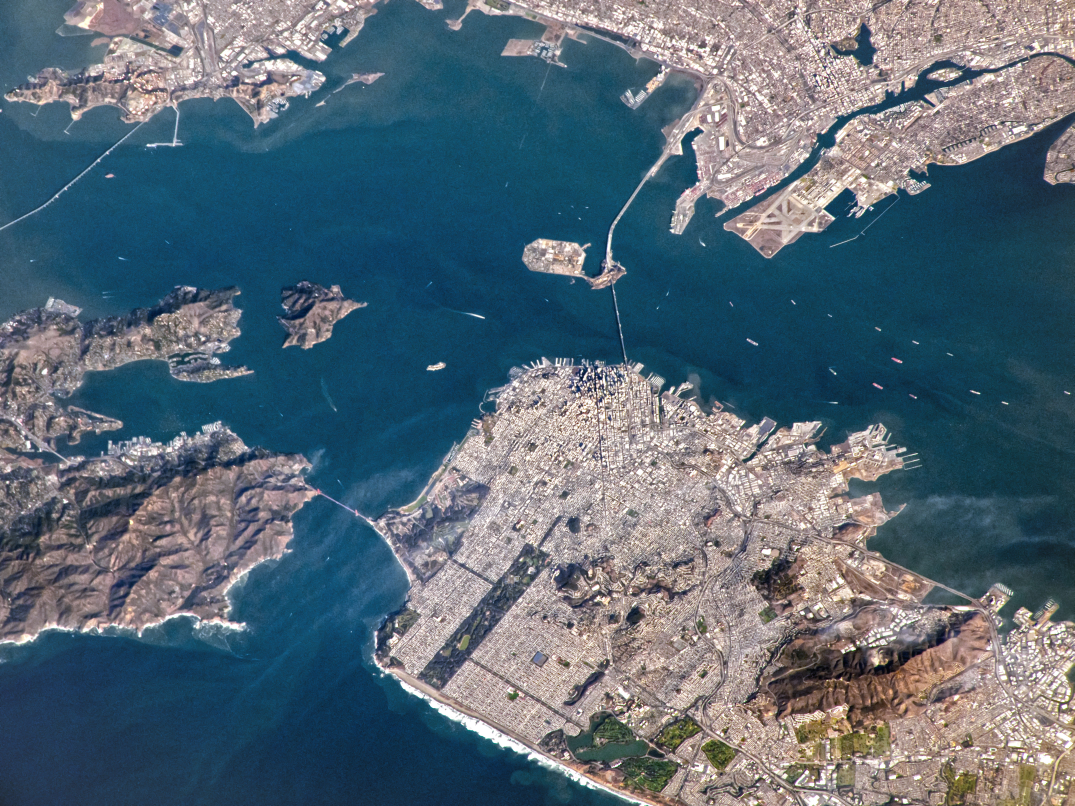
#> input picture images/san_francisco_bay.jpg, 4299 x 3224 px (shown at 1/4 size)
$ jupyter execute 1_Image_Manipulation__solution.ipynb   (shell and % lines are left out)
#> lines starting #> are read from the running program, lines starting #| are printed output that depends on the picture
# Exercise: Image Manipulation in OpenCV

In this notebook, we practice some basic image manipulation techniques in OpenCV. These are the foundation of later computer vision applications. Your tasks are the following:

- Examine the image shape
- Split the three color channels
- Flip the image horizontally and vertically
- Draw on the image
- Resize the image

[cell 1]
# imports
import cv2
import numpy as np
import matplotlib.pyplot as plt

## 1. Data Acquision

[cell 2]
# load image
input_img = cv2.imread ('../../images/san_francisco_bay.jpg')
#> input_img is the input picture: shape (3224, 4299, 3); mean B, G, R 118.2, 105.4, 88.1

# convert image to RGB and grayscale (matplotlib uses RGB, OpenCV uses BGR)
img_RGB = cv2.cvtColor(input_img, cv2.COLOR_BGR2RGB)
img_gray = cv2.cvtColor(input_img, cv2.COLOR_BGR2GRAY)

[cell 3]
# display image
plt.imshow(img_RGB)
plt.title(' San Francisco Bay')
plt.show()

## 2. Image Manipulation and Preprocessing

**TODO**: Find out the size of the image using the `shape` attribute of the image array and print it. Note that images in OpenCV are basically numpy arrays. How do you interpret the output?

[cell 4]
# find out image properties
print(img_RGB.size)
#| 41579928
print(img_RGB.shape)
#| (3224, 4299, 3)
print(img_RGB.dtype)
#| uint8

**YOUR ANSWER**:

**TODO**: Split the image in the three color channels and plot them separately in matplotlib. You can use OpenCV's split function - check the documentation if needed. Can you see from the images which color channel is which?

[cell 5]
# split the three color channels
r,g,b=cv2.split(img_RGB)
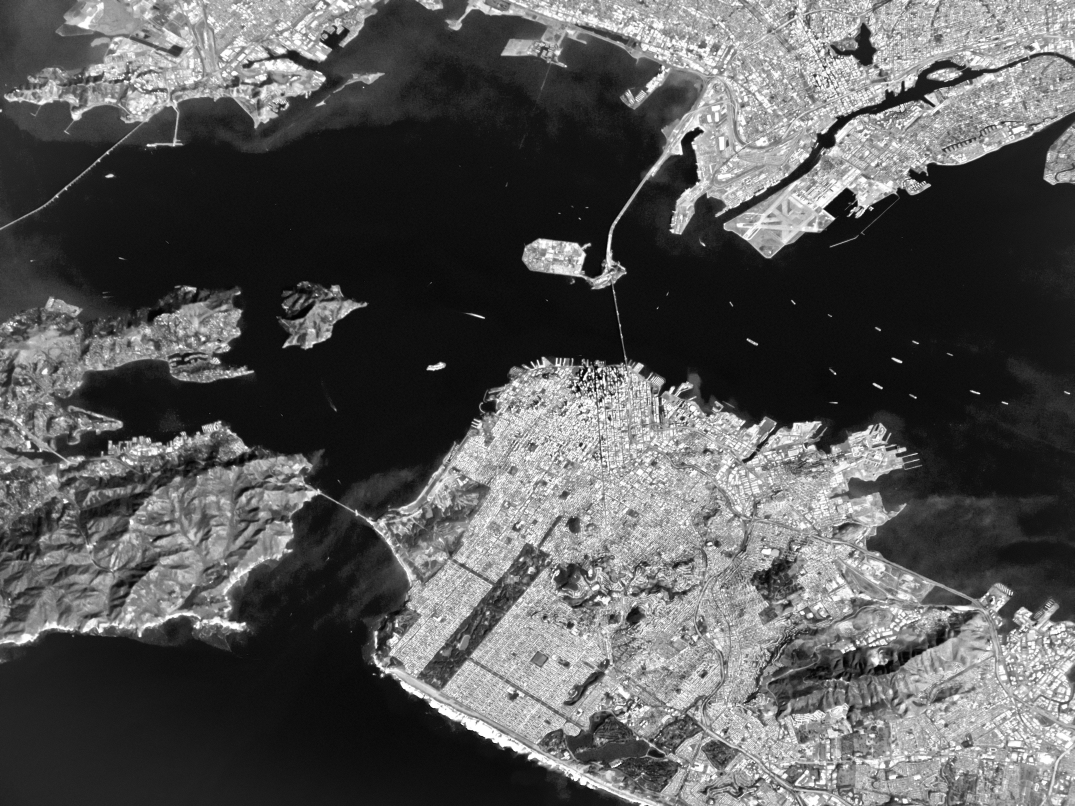
#> r: shape (3224, 4299) (shown at 1/4 size); min 0, max 255, mean 88.1
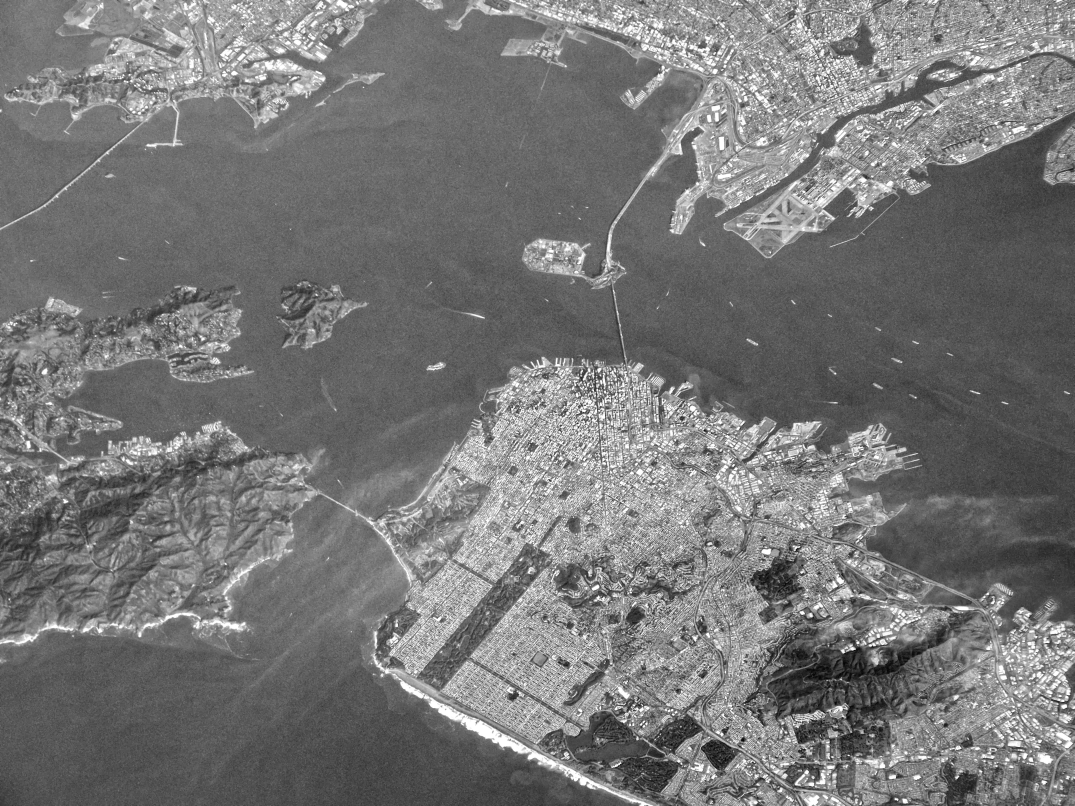
#> b: shape (3224, 4299) (shown at 1/4 size); min 0, max 255, mean 118.2

# plot original image, then the three channels for comparison
plt.imshow(img_RGB)
plt.title('original image')
fig, (ax1, ax2, ax3) = plt.subplots(1,3, figsize=(10, 30))
ax1.imshow(r,cmap = 'gray')
ax1.title.set_text('red')
ax2.imshow(g,cmap = 'gray')
ax2.title.set_text('green')
ax3.imshow(b,cmap = 'gray')
ax3.title.set_text('blue')

[cell 6]
# we can make a cutout to work with a smaller part of the image (slicing)
cutout_RGB = img_RGB[0:600, 0:1600]
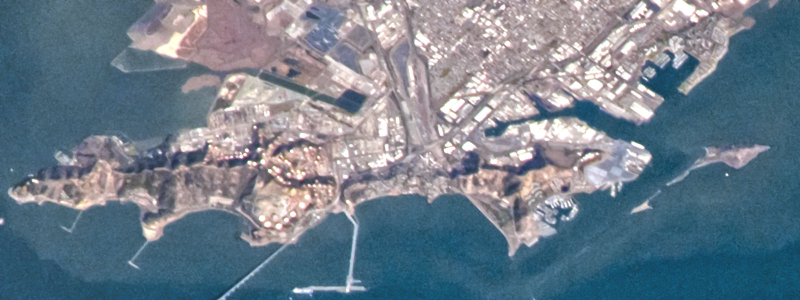
#> cutout_RGB: shape (600, 1600, 3) (shown at 1/2 size); mean R, G, B 111.4, 126.2, 139.4
# cutout_RGB = img_RGB[0:img_RGB.shape[0], 0:img_RGB.shape[1]]
cutout_gray = cv2.cvtColor(cutout_RGB, cv2.COLOR_RGB2GRAY)
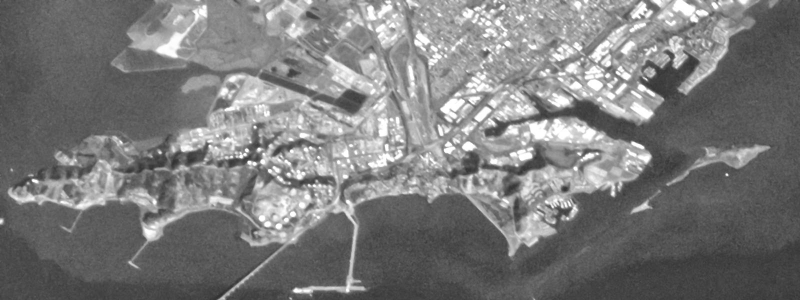
#> cutout_gray: shape (600, 1600) (shown at 1/2 size); min 45, max 255, mean 123.3
plt.imshow(cutout_gray, cmap='gray')
plt.show()

**TODO**: Flip the image horizontally and vertically and plot the results! Check out OpenCV's flip function for this task.

[cell 7]
# flip the image horizontally and vertically
flipped_0=cv2.flip(img_RGB,0) # vertical flip
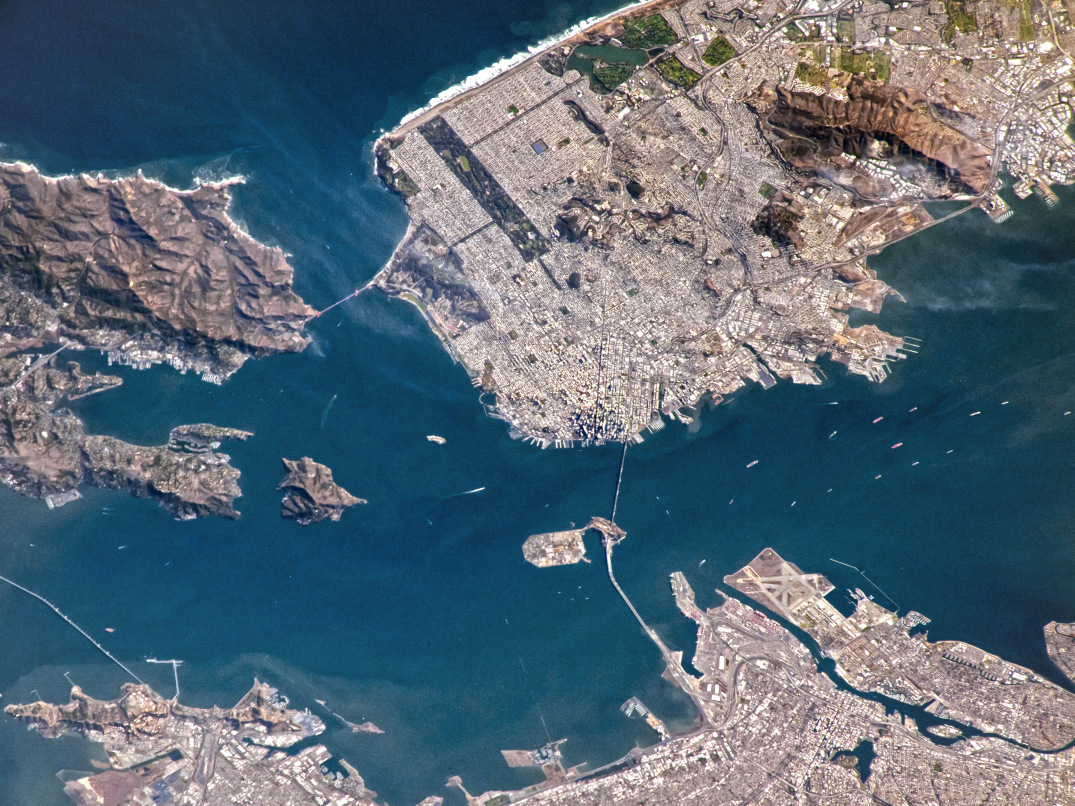
#> flipped_0: shape (3224, 4299, 3) (shown at 1/4 size); mean R, G, B 88.1, 105.4, 118.2
flipped_1=cv2.flip(img_RGB,1) # horizontal flip
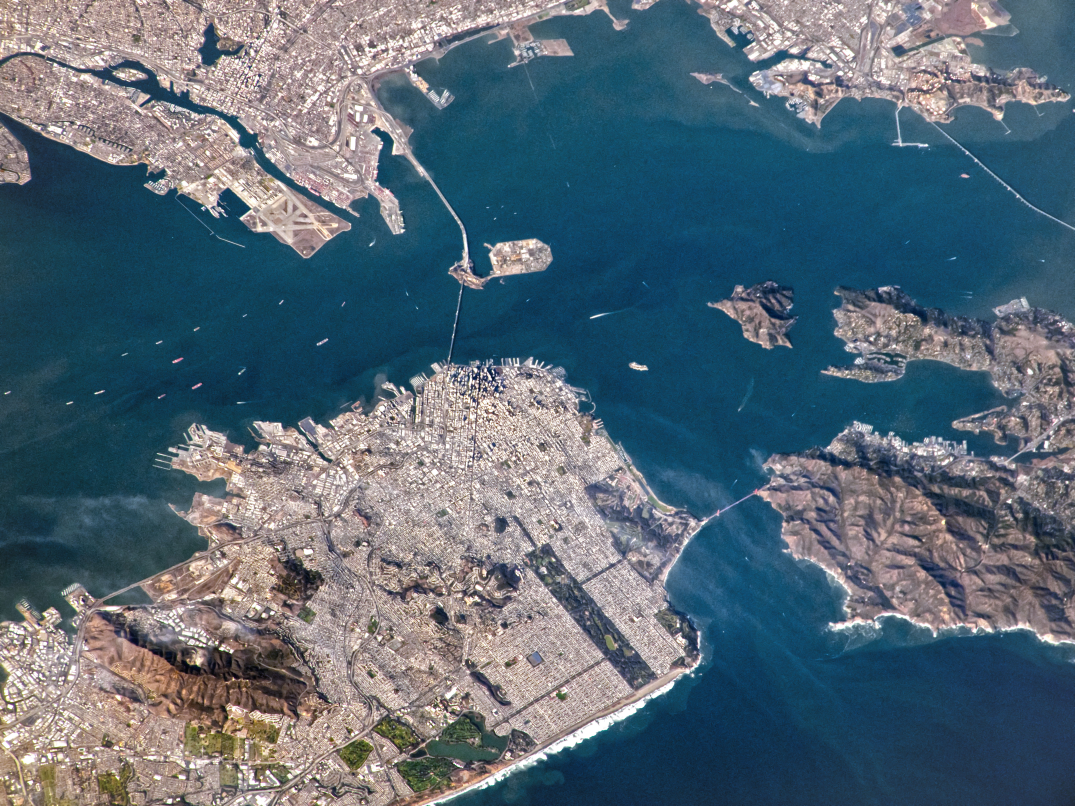
#> flipped_1: shape (3224, 4299, 3) (shown at 1/4 size); mean R, G, B 88.1, 105.4, 118.2

# display the original image and the two flipped versions
fig, (ax1, ax2, ax3) = plt.subplots(1,3, figsize=(10, 30))
ax1.imshow(img_RGB)
ax1.title.set_text('original image')
ax2.imshow(flipped_0)
ax2.title.set_text('vertical flip')
ax3.imshow(flipped_1)
ax3.title.set_text('horizontal flip')

**TODO**: Draw a red rectangle around the biggest island (Angel Island) in the original image. Check the OpenCV documentation for a suitable function to use!

[cell 8]
# draw a rectangle into the image
img_with_drawing = img_RGB.copy()
cv2.rectangle(img_with_drawing, (1000, 1000), (1500, 1500), (255, 0, 0), 10)
plt.imshow(img_with_drawing)
plt.show()

**TODO**: Resize the result to 400x400 pixels. Check the OpenCV documentation for a suitable function to use!

[cell 9]
# we can resize the image using different interpolation methods
resized_image = cv2.resize(img_with_drawing, (400, 400), interpolation=cv2.INTER_NEAREST)
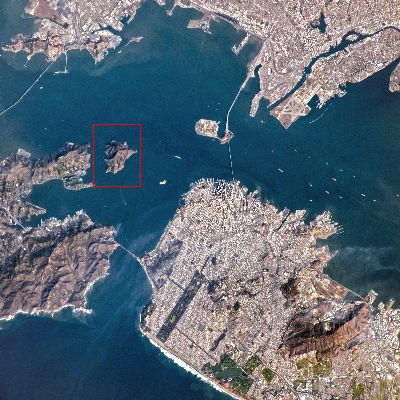
#> resized_image: shape (400, 400, 3); mean R, G, B 88.5, 105.4, 118.2

# plot the resized image
plt.imshow(resized_image)
plt.show()
